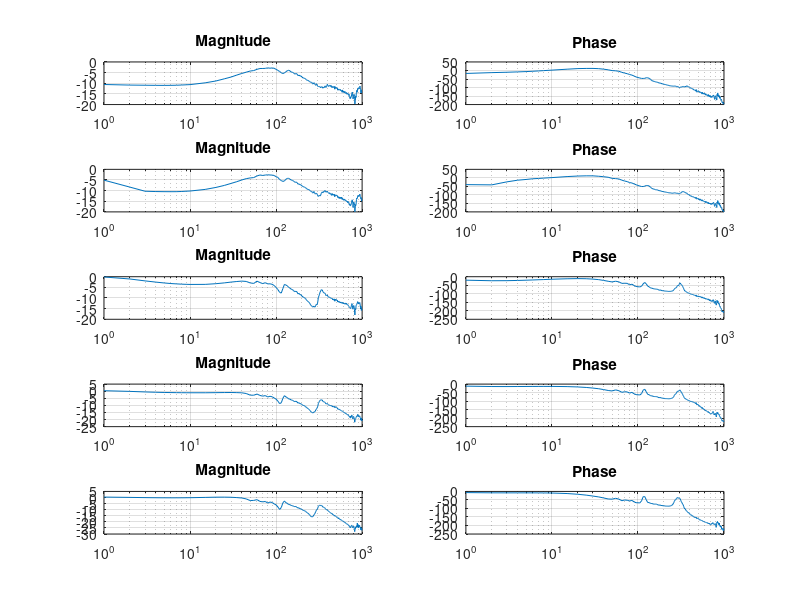

This figure's MATLAB source: (Note: this script raises an error after producing the figure.)
clear, close all, clc

%Reading data from servoguide
if true
  cd 'Servoguide'
  FrequencyResponseServoguide_1=csvread('Frequency_Response_Axis-1_1_-_1000Hz-1.csv');
    SG_FREQ_1 = FrequencyResponseServoguide_1([5:end],2);
    SG_PHAS_1 = FrequencyResponseServoguide_1([5:end],4);
    SG_GAIN_1 = FrequencyResponseServoguide_1([5:end],3);
  FrequencyResponseServoguide_100=csvread('Frequency_Response_Axis-1_1_-_1000Hz-100.csv');
    SG_FREQ_100 = FrequencyResponseServoguide_100([5:end],2);
    SG_PHAS_100 = FrequencyResponseServoguide_100([5:end],4);
    SG_GAIN_100 = FrequencyResponseServoguide_100([5:end],3);
  FrequencyResponseServoguide_500=csvread('Frequency_Response_Axis-1_1_-_1000Hz-500.csv');
    SG_FREQ_500 = FrequencyResponseServoguide_500([5:end],2);
    SG_PHAS_500 = FrequencyResponseServoguide_500([5:end],4);
    SG_GAIN_500 = FrequencyResponseServoguide_500([5:end],3);
  FrequencyResponseServoguide_1000=csvread('Frequency_Response_Axis-1_1_-_1000Hz-1000.csv');
    SG_FREQ_1000 = FrequencyResponseServoguide_1000([5:end],2);
    SG_PHAS_1000 = FrequencyResponseServoguide_1000([5:end],4);
    SG_GAIN_1000 = FrequencyResponseServoguide_1000([5:end],3);
  FrequencyResponseServoguide_2000=csvread('Frequency_Response_Axis-1_1_-_1000Hz-2000.csv');
    SG_FREQ_2000 = FrequencyResponseServoguide_2000([5:end],2);
    SG_PHAS_2000 = FrequencyResponseServoguide_2000([5:end],4);
    SG_GAIN_2000 = FrequencyResponseServoguide_2000([5:end],3);
  cd ..
  
  subplot(5,2,1)
  semilogx(SG_FREQ_1, SG_GAIN_1)
  title('Magnitude')
  grid
  subplot(5,2,2)
  semilogx(SG_FREQ_1, SG_PHAS_1)
  title('Phase')
  grid
  
  subplot(5,2,3)
  semilogx(SG_FREQ_100, SG_GAIN_100)
  title('Magnitude')
  grid
  subplot(5,2,4)
  semilogx(SG_FREQ_100, SG_PHAS_100)
  title('Phase')
  grid
  
  subplot(5,2,5)
  semilogx(SG_FREQ_500, SG_GAIN_500)
  title('Magnitude')
  grid
  subplot(5,2,6)
  semilogx(SG_FREQ_500, SG_PHAS_500)
  title('Phase')
  grid
  
  subplot(5,2,7)
  semilogx(SG_FREQ_1000, SG_GAIN_1000)
  title('Magnitude')
  grid
  subplot(5,2,8)
  semilogx(SG_FREQ_1000, SG_PHAS_1000)
  title('Phase')
  grid
  
  subplot(5,2,9)
  semilogx(SG_FREQ_2000, SG_GAIN_2000)
  title('Magnitude')
  grid
  subplot(5,2,10)
  semilogx(SG_FREQ_2000, SG_PHAS_2000)
  title('Phase')
  grid
end

%Reading data from homemade software
if true
  cd 'Homemade Software'
  [HM_GAIN_1, HM_PHASE_1, HM_FREQ_1] = BodeData('FrqRes_1,3A_60867D.csv');
  [HM_GAIN_2, HM_PHASE_2, HM_FREQ_2] = BodeData('FrqRes_1.3A_91304D.csv');
  [HM_GAIN_3, HM_PHASE_3, HM_FREQ_3] = BodeData('FrqRes_7A_45658D.csv');
  [HM_GAIN_4, HM_PHASE_4, HM_FREQ_4] = BodeData('FrqRes_7A_78048D.csv');
  [HM_GAIN_5, HM_PHASE_5, HM_FREQ_5] = BodeData('FrqRes_12A_45653D.csv');  
  cd ..
  
  figure
  subplot(6,2,1)
  semilogx(HM_FREQ_1, HM_GAIN_1)
  title('Magnitude')
  grid
  subplot(6,2,2)
  semilogx(HM_FREQ_1, HM_PHASE_1)
  title('Phase')
  grid
  
  subplot(6,2,3)
  semilogx(HM_FREQ_2, HM_GAIN_2)
  title('Magnitude')
  grid
  subplot(6,2,4)
  semilogx(HM_FREQ_2, HM_PHASE_2)
  title('Phase')
  grid
  
  subplot(6,2,5)
  semilogx(HM_FREQ_3, HM_GAIN_3)
  title('Magnitude')
  grid
  subplot(6,2,6)
  semilogx(HM_FREQ_3, HM_PHASE_3)
  title('Phase')
  grid
  
  subplot(6,2,7)
  semilogx(HM_FREQ_4, HM_GAIN_4)
  title('Magnitude')
  grid
  subplot(6,2,8)
  semilogx(HM_FREQ_4, HM_PHASE_4)
  title('Phase')
  grid
  
  subplot(6,2,9)
  semilogx(HM_FREQ_5, HM_GAIN_5)
  title('Magnitude')
  grid
  subplot(6,2,10)
  semilogx(HM_FREQ_5, HM_PHASE_5)
  title('Phase')
  grid
  
  %  subplot(6,2,11)
  %  semilogx(HM_FREQ_6, HM_GAIN_6)
  %  title('Magnitude')
  %  grid
  %  subplot(6,2,12)
  %  semilogx(HM_FREQ_6, HM_PHASE_6)
  %  title('Phase')
  %  grid
end
